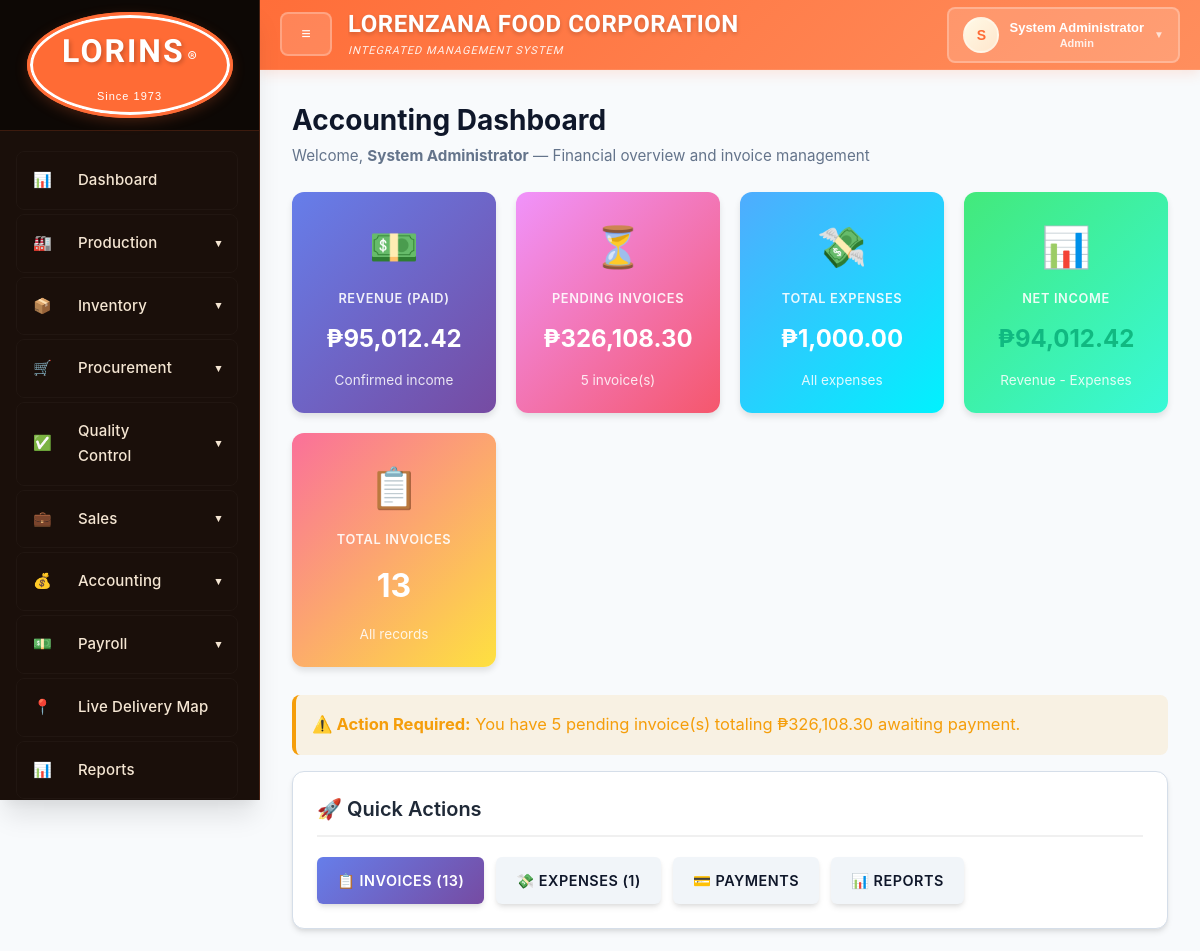
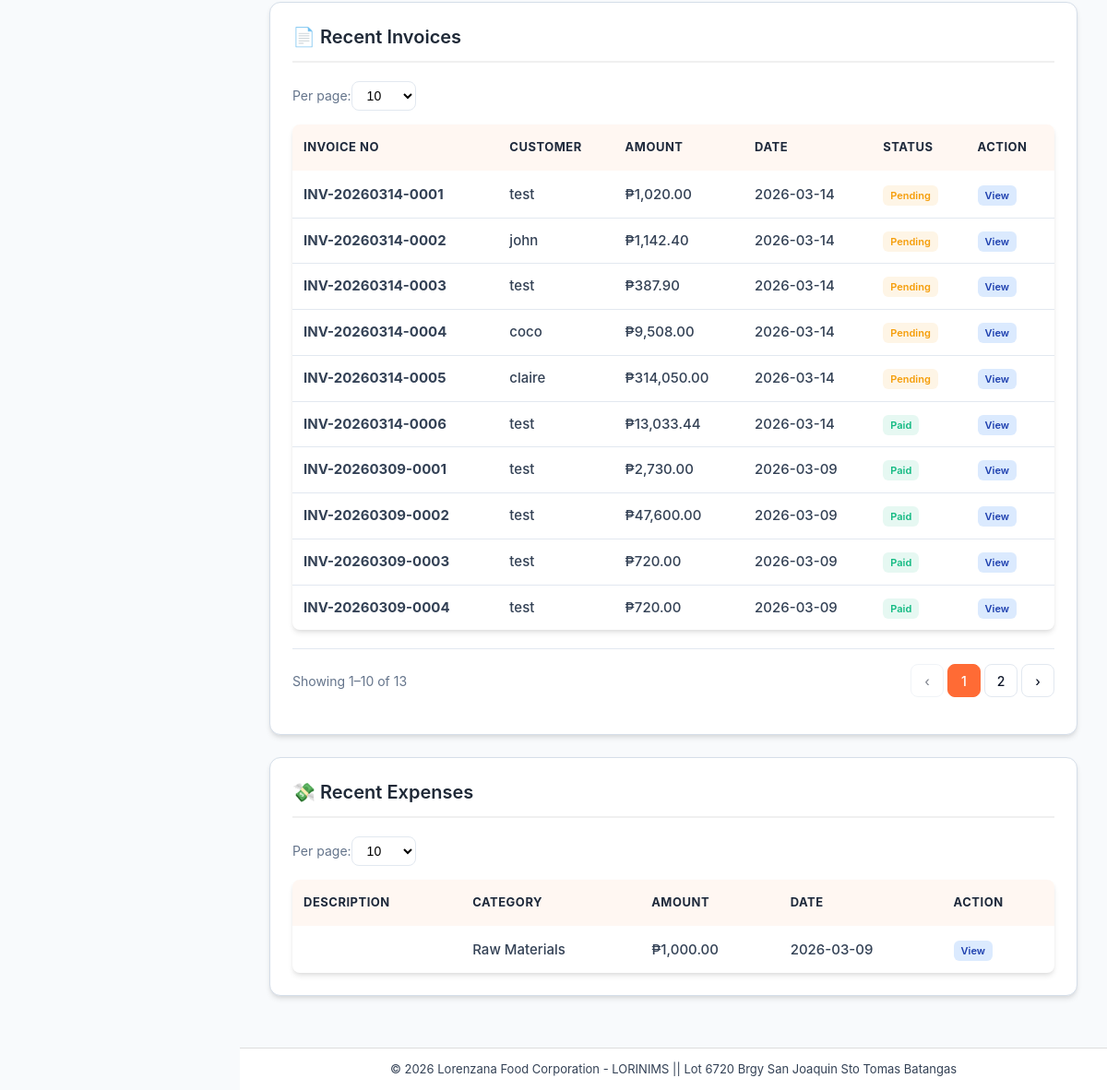
The page /accounting_dashboard.php (signed in) on the database its author committed (2 pictures, top to bottom).
### tables this page shows
CREATE TABLE `pagination_settings` (
  `id` int(11) NOT NULL,
  `setting_key` varchar(50) NOT NULL,
  `setting_value` varchar(50) NOT NULL,
  `description` varchar(255) DEFAULT NULL,
  `updated_at` timestamp NOT NULL DEFAULT current_timestamp() ON UPDATE current_timestamp()
);

CREATE TABLE `invoices` (
  `invoice_id` int(11) NOT NULL,
  `invoice_number` varchar(50) NOT NULL,
  `customer_id` int(11) DEFAULT NULL,
  `order_id` int(11) DEFAULT NULL,
  `amount` decimal(10,2) NOT NULL,
  `invoice_date` date NOT NULL,
  `due_date` date NOT NULL,
  `status` enum('Pending','Partially Paid','Paid','Overdue') DEFAULT 'Pending',
  `created_by` int(11) DEFAULT NULL,
  `created_at` timestamp NOT NULL DEFAULT current_timestamp(),
  `subtotal` decimal(12,2) DEFAULT 0.00,
  `discount_amount` decimal(12,2) DEFAULT 0.00,
  `vat_rate` decimal(5,2) DEFAULT 0.00,
  `vat_amount` decimal(12,2) DEFAULT 0.00,
  `payment_terms` varchar(50) DEFAULT 'Cash',
  `approved_by` int(11) DEFAULT NULL,
  `approved_at` timestamp NULL DEFAULT NULL,
  `approval_status` enum('Pending','Approved','Rejected') DEFAULT 'Pending',
  `notes` text DEFAULT NULL,
  `delivery_receipt_number` varchar(50) DEFAULT NULL
);

CREATE TABLE `customers` (
  `customer_id` int(11) NOT NULL,
  `customer_name` varchar(100) NOT NULL,
  `contact_person` varchar(100) DEFAULT NULL,
  `contact_number` varchar(20) DEFAULT NULL,
  `email` varchar(100) DEFAULT NULL,
  `address` text DEFAULT NULL,
  `created_at` timestamp NOT NULL DEFAULT current_timestamp(),
  `updated_at` timestamp NOT NULL DEFAULT current_timestamp() ON UPDATE current_timestamp(),
  `customer_code` varchar(50) DEFAULT NULL,
  `portal_username` varchar(100) DEFAULT NULL,
  `portal_password_hash` varchar(255) DEFAULT NULL
);

CREATE TABLE `expenses` (
  `expense_id` int(11) NOT NULL,
  `category` enum('Raw Materials','Labor','Utilities','Transportation','Other') NOT NULL,
  `amount` decimal(10,2) NOT NULL,
  `description` text DEFAULT NULL,
  `reference_type` varchar(50) DEFAULT NULL,
  `reference_id` int(11) DEFAULT NULL,
  `department` varchar(100) DEFAULT NULL,
  `expense_date` date NOT NULL,
  `created_by` int(11) DEFAULT NULL,
  `created_at` timestamp NOT NULL DEFAULT current_timestamp(),
  `expense_ref` varchar(50) DEFAULT NULL,
  `supplier_invoice_id` int(11) DEFAULT NULL
);

### accounting_dashboard.php (the view, shortened to what the rows shown need)
<?php
include "includes/functions.php";
include "db_connect.php";
$inv_pagination = function_exists('getPagination')
    ? getPagination($conn, "SELECT COUNT(*) as c FROM invoices", null, 'inv_page', 'inv_per_page')
    : ['offset'=>0,'per_page'=>10,'total'=>0,'total_pages'=>1,'page'=>1,'prev_page'=>null,'next_page'=>null];
$exp_pagination = function_exists('getPagination')
    ? getPagination($conn, "SELECT COUNT(*) as c FROM expenses", null, 'exp_page', 'exp_per_page')
    : ['offset'=>0,'per_page'=>10,'total'=>0,'total_pages'=>1,'page'=>1,'prev_page'=>null,'next_page'=>null];
?>
<!DOCTYPE html>
<html lang="en">
<head>
    <link rel="stylesheet" href="assets/css/style.css">
</head>
<body>
<div class="wrapper">
    <div class="main">
        <?php include "layouts/header.php"; ?>
        <div class="content">
            <div class="dash-hero">
                <h2>Accounting Dashboard</h2>
            </div>
            <div class="card">
                <h3>📄 Recent Invoices</h3>                <?php if (function_exists('renderPerPageSelector')) echo '<div class="pagination-toolbar" style="margin-bottom:12px;">' . renderPerPageSelector($conn, $inv_pagination['per_page'], 'inv_per_page', 'inv_page') . '</div>'; ?>                <?php
                try {
                    $recent_inv = $conn->query("
                        SELECT i.*, c.customer_name, so.order_number
                        FROM invoices i
                        LEFT JOIN customers c ON i.customer_id = c.customer_id
                        LEFT JOIN sales_orders so ON i.order_id = so.order_id
                        ORDER BY i.invoice_date DESC
                        LIMIT " . $inv_pagination['offset'] . ", " . $inv_pagination['per_page'] . "
                    ");
                } catch (Exception $e) {
                    $recent_inv = null;
                }
                ?>
                <table style="width: 100%; font-size: 14px;">
                    <tr>
                        <th>Invoice No</th>
                        <th>Customer</th>
                        <th>Amount</th>
                        <th>Date</th>
                        <th>Status</th>
                        <th>Action</th>
                    </tr>
                    <?php if ($recent_inv && $recent_inv->num_rows > 0): ?>
                        <?php while ($inv = $recent_inv->fetch_assoc()): ?>
                            <tr>
                                <td><strong><?php echo htmlspecialchars($inv['invoice_number'] ?? $inv['id']); ?></strong></td>
                                <td><?php echo htmlspecialchars($inv['customer_name'] ?? 'N/A'); ?></td>
                                <td><?php echo formatCurrency($inv['amount']); ?></td>
                                <td><?php echo formatDate($inv['invoice_date']); ?></td>
                                <td>
                                    <span style="padding: 4px 8px; border-radius: 6px; font-size: 11px; font-weight: 600; background: <?php
                                        echo $inv['status'] == 'Paid' ? 'rgba(16, 185, 129, 0.1); color: #10b981;' :
                                            'rgba(245, 158, 11, 0.1); color: #f59e0b;';
                                    ?>">
                                        <?php echo htmlspecialchars($inv['status']); ?>
                                    </span>
                                </td>
                                <td>
                                    <a href="accounting_invoices.php" style="text-decoration: none; padding: 4px 8px; border-radius: 6px; background: #dbeafe; color: #1e40af; font-size: 11px; font-weight: 600;">View</a>
                                </td>
                            </tr>
                        <?php endwhile; ?>
                    <?php endif; ?>
                </table>
            </div>
            <div class="card">
                <?php if (function_exists('renderPerPageSelector')) echo '<div class="pagination-toolbar" style="margin-bottom:12px;">' . renderPerPageSelector($conn, $exp_pagination['per_page'], 'exp_per_page', 'exp_page') . '</div>'; ?>
                <?php
                try {
                    $recent_exp = $conn->query("SELECT * FROM expenses ORDER BY expense_date DESC LIMIT " . $exp_pagination['offset'] . ", " . $exp_pagination['per_page']);
                } catch (Exception $e) {
                    $recent_exp = null;
                }
                ?>
                <table style="width: 100%; font-size: 14px;">
                    <tr>
                        <th>Description</th>
                        <th>Category</th>
                        <th>Amount</th>
                        <th>Date</th>
                        <th>Action</th>
                    </tr>
                    <?php if ($recent_exp && $recent_exp->num_rows > 0): ?>
                        <?php while ($exp = $recent_exp->fetch_assoc()): ?>
                            <tr>
                                <td><strong><?php echo htmlspecialchars($exp['description'] ?? 'N/A'); ?></strong></td>
                                <td><?php echo htmlspecialchars($exp['category'] ?? 'N/A'); ?></td>
                                <td><?php echo formatCurrency($exp['amount']); ?></td>
                                <td><?php echo formatDate($exp['expense_date'] ?? $exp['created_at']); ?></td>
                                <td>
                                    <a href="accounting_expenses.php" style="text-decoration: none; padding: 4px 8px; border-radius: 6px; background: #dbeafe; color: #1e40af; font-size: 11px; font-weight: 600;">View</a>
                                </td>
                            </tr>
                        <?php endwhile; ?>
                    <?php endif; ?>
                </table>
            </div>
        </div>
        <?php include "layouts/footer.php"; ?>
    </div>
</div>
</body>
</html>

### includes/functions.php (shortened to what the rows shown need)
<?php
if (!function_exists('getPaginationPerPage')) {
    function getPaginationPerPage($conn, $default = 25) {
        static $cached = null;
        if ($cached !== null) return $cached;
        $r = $conn->query("SELECT setting_value FROM pagination_settings WHERE setting_key = 'items_per_page'");
        $cached = ($r && ($row = $r->fetch_assoc())) ? max(5, min(500, (int)$row['setting_value'])) : $default;
        return $cached;
    }
}
if (!function_exists('getPaginationOptions')) {
    function getPaginationOptions($conn) {
        $r = $conn->query("SELECT setting_value FROM pagination_settings WHERE setting_key = 'per_page_options'");
        if ($r && ($row = $r->fetch_assoc()) && !empty(trim($row['setting_value'] ?? ''))) {
            $opts = array_map('intval', array_filter(array_map('trim', explode(',', $row['setting_value']))));
            return !empty($opts) ? $opts : [10, 25, 50, 100, 200];
        }
        return [10, 25, 50, 100, 200];
    }
}
if (!function_exists('getPagination')) {
    function getPagination($conn, $count_sql, $per_page = null, $pageParam = 'page', $perPageParam = 'per_page') {
        if ($per_page === null) {
            $per_page = isset($_GET[$perPageParam]) ? (int)$_GET[$perPageParam] : getPaginationPerPage($conn);
        }
        $per_page = max(1, min(500, (int)$per_page));
        $page = max(1, (int)($_GET[$pageParam] ?? 1));
        $res = @$conn->query($count_sql);
        $total = ($res && ($row = $res->fetch_assoc())) ? (int)$row['c'] : 0;
        $total_pages = $total > 0 ? (int)ceil($total / $per_page) : 1;
        $page = min($page, max(1, $total_pages));
        $offset = ($page - 1) * $per_page;
        return [
            'page' => $page,
            'per_page' => $per_page,
            'offset' => $offset,
            'total' => $total,
            'total_pages' => $total_pages,
            'prev_page' => $page > 1 ? $page - 1 : null,
            'next_page' => $page < $total_pages ? $page + 1 : null,
            'page_param' => $pageParam,
            'per_page_param' => $perPageParam,
        ];
    }
}
if (!function_exists('renderPerPageSelector')) {
    function renderPerPageSelector($conn, $current_per_page, $pageParam = 'page', $perPageParam = 'per_page') {
        $isPerPageFirst = substr($pageParam, -9) === '_per_page' && substr($perPageParam, -5) === '_page';
        if ($isPerPageFirst) {
            list($pageParam, $perPageParam) = [$perPageParam, $pageParam];
        }
        $opts = getPaginationOptions($conn);
        $html = '<form method="get" class="per-page-form" style="display:inline;">';
        $html .= '<label for="per_page_select">Per page:</label>';
        $html .= '<select name="' . htmlspecialchars($perPageParam) . '" id="per_page_select" class="per-page-select" onchange="this.form.submit()">';
        foreach ($opts as $o) {
            $sel = $o == $current_per_page ? ' selected' : '';
            $html .= '<option value="' . $o . '"' . $sel . '>' . $o . '</option>';
        }
        $html .= '</select></form>';
        return $html;
    }
}
if (!function_exists('formatDate')) {
    function formatDate($date) {
        return date('Y-m-d', strtotime($date));
    }
}
if (!function_exists('formatCurrency')) {
    function formatCurrency($amount) {
        return '₱' . number_format($amount, 2);
    }
}
if (!function_exists('ensureAppNotificationsTables')) {
    function ensureAppNotificationsTables($conn): void {
        $done = true;
    }
}

### rows shown on the page
pagination_settings: inv_per_page "10", exp_per_page "10"
invoices: invoice_number "INV-20260314-0001", customer.customer_name "test", amount "₱1,020.00", invoice_date "2026-03-14", status "Pending"
invoices: invoice_number "INV-20260314-0002", customer.customer_name "john", amount "₱1,142.40", invoice_date "2026-03-14", status "Pending"
invoices: invoice_number "INV-20260314-0003", customer.customer_name "test", amount "₱387.90", invoice_date "2026-03-14", status "Pending"
invoices: invoice_number "INV-20260314-0004", customer.customer_name "coco", amount "₱9,508.00", invoice_date "2026-03-14", status "Pending"
invoices: invoice_number "INV-20260314-0005", customer.customer_name "claire", amount "₱314,050.00", invoice_date "2026-03-14", status "Pending"
invoices: invoice_number "INV-20260314-0006", customer.customer_name "test", amount "₱13,033.44", invoice_date "2026-03-14", status "Paid"
invoices: invoice_number "INV-20260309-0001", customer.customer_name "test", amount "₱2,730.00", invoice_date "2026-03-09", status "Paid"
invoices: invoice_number "INV-20260309-0002", customer.customer_name "test", amount "₱47,600.00", invoice_date "2026-03-09", status "Paid"
invoices: invoice_number "INV-20260309-0003", customer.customer_name "test", amount "₱720.00", invoice_date "2026-03-09", status "Paid"
invoices: invoice_number "INV-20260309-0004", customer.customer_name "test", amount "₱720.00", invoice_date "2026-03-09", status "Paid"
expenses: category "Raw Materials", amount "₱1,000.00", expense_date "2026-03-09"

### other values the page prints
substr($_SESSION['full_name'] ?? $_SESSION['username'] ?? 'U', 0, 1) "S"
$_SESSION['full_name'] "System Administrator"
$_SESSION['role'] "Admin"
formatCurrency($total_revenue) "₱95,012.42"
formatCurrency($pending_inv) "₱326,108.30"
$pending_count "5"
formatCurrency($total_expenses) "₱1,000.00"
formatCurrency($net) "₱94,012.42"
$inv_count "13"
$exp_count "1"
$p['offset'] + 1 "1"
min($p['offset'] + $p['per_page'], $p['total']) "10"
$p['total'] "13"
